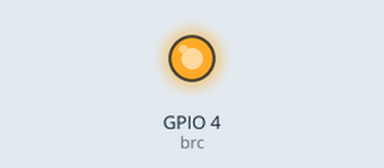
Bench run of a program on a simulated ESP32 board running MicroPython. Shown: output pins drawn as LEDs (lit = HIGH). What the program prints to the serial console is not drawn.

Above: at 0.01 s.
Timing chart, 0 to 2.1 s (numbered marks = the images above):
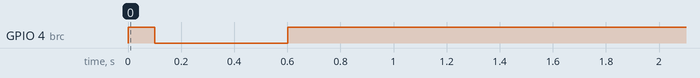

The program:

follower.py
```python
import select
import sys
import time
from machine import UART, Pin

BRC_PIN = 4
UART_TX = 25
UART_RX = 26

brc  = Pin(BRC_PIN, Pin.OUT)
uart = UART(1, baudrate=115200, tx=UART_TX, rx=UART_RX)

def _send(data):
    uart.write(bytes(data))

def wake():
    brc.value(1)
    time.sleep_ms(100)
    brc.value(0)
    time.sleep_ms(500)
    brc.value(1)
    time.sleep_ms(100)

def start():
    _send([128])
    time.sleep_ms(300)
    _send([132])
    time.sleep_ms(300)

def drive(velocity, radius=-32768):
    v = velocity & 0xFFFF
    r = radius   & 0xFFFF
    _send([137, v >> 8, v & 0xFF, r >> 8, r & 0xFF])

def define_song(slot, notes):
    payload = [140, slot, len(notes)]
    for note, dur in notes:
        payload += [note, dur]
    _send(payload)

def play_song(slot):
    _send([141, slot])

def beep(slot, notes):
    define_song(slot, notes)
    time.sleep_ms(100)
    play_song(slot)

BOOT_SONG    = [(60, 16), (67, 24)]
CONNECT_SONG = [(72, 8), (76, 8), (79, 12)]
ALERT_SONG   = [(84, 6), (84, 6), (84, 12)]

print("Waking Roomba (make sure CLEAN was pressed to power it on)...")
wake()
time.sleep_ms(2000)
start()
beep(0, BOOT_SONG)
print("Ready. Waiting for commands over USB serial.")

WATCHDOG_MS = 5000

rx_buf       = b""
last_cmd_ms  = time.ticks_ms()
watchdog_stopped = False

while True:
    now_ms = time.ticks_ms()

    r, _, _ = select.select([sys.stdin], [], [], 0)
    if r:
        chunk = sys.stdin.buffer.read(64)
        if chunk:
            rx_buf += chunk
            last_cmd_ms      = now_ms
            watchdog_stopped = False
            while b"\n" in rx_buf:
                line, rx_buf = rx_buf.split(b"\n", 1)
                line = line.strip().decode("ascii", "ignore")
                if line == "C":
                    start()
                    time.sleep_ms(100)
                    beep(1, CONNECT_SONG)
                    print("Mac connected.")
                elif line == "B":
                    beep(2, ALERT_SONG)
                    print("ALERT beep")
                else:
                    parts = line.split()
                    if len(parts) == 2:
                        try:
                            v, r_val = int(parts[0]), int(parts[1])
                            drive(v, r_val)
                        except ValueError:
                            pass

    if not watchdog_stopped and time.ticks_diff(now_ms, last_cmd_ms) > WATCHDOG_MS:
        start()        # re-enter Full mode in case OI dropped to Passive
        drive(0)       # then send stop
        watchdog_stopped = True
        print("Watchdog: Mac silent, Roomba stopped.")

    time.sleep_ms(5)
```
